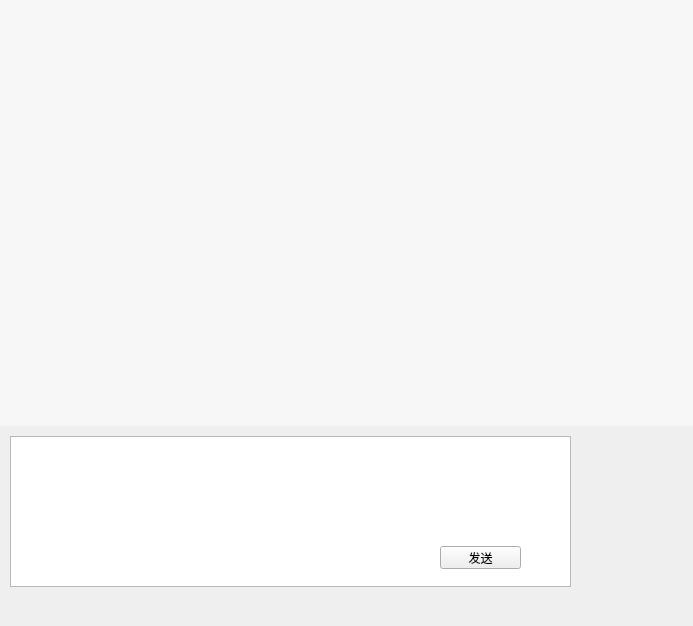
<?xml version="1.0" encoding="UTF-8"?>
<ui version="4.0">
 <class>MainWindow</class>
 <widget class="QMainWindow" name="MainWindow">
  <property name="geometry">
   <rect>
    <x>0</x>
    <y>0</y>
    <width>693</width>
    <height>626</height>
   </rect>
  </property>
  <property name="maximumSize">
   <size>
    <width>10000000</width>
    <height>10000000</height>
   </size>
  </property>
  <property name="windowTitle">
   <string>MainWindow</string>
  </property>
  <widget class="QWidget" name="centralWidget">
   <layout class="QGridLayout" name="gridLayout">
    <property name="leftMargin">
     <number>0</number>
    </property>
    <property name="topMargin">
     <number>0</number>
    </property>
    <property name="rightMargin">
     <number>0</number>
    </property>
    <property name="bottomMargin">
     <number>0</number>
    </property>
    <property name="spacing">
     <number>0</number>
    </property>
    <item row="1" column="0" colspan="2">
     <widget class="QWidget" name="widget" native="true">
      <property name="minimumSize">
       <size>
        <width>0</width>
        <height>200</height>
       </size>
      </property>
      <property name="maximumSize">
       <size>
        <width>16777215</width>
        <height>200</height>
       </size>
      </property>
      <widget class="QTextEdit" name="textEdit">
       <property name="geometry">
        <rect>
         <x>10</x>
         <y>10</y>
         <width>561</width>
         <height>151</height>
        </rect>
       </property>
       <property name="sizePolicy">
        <sizepolicy hsizetype="Expanding" vsizetype="Preferred">
         <horstretch>0</horstretch>
         <verstretch>0</verstretch>
        </sizepolicy>
       </property>
      </widget>
      <widget class="QPushButton" name="pushButton">
       <property name="geometry">
        <rect>
         <x>440</x>
         <y>120</y>
         <width>81</width>
         <height>23</height>
        </rect>
       </property>
       <property name="text">
        <string>发送</string>
       </property>
      </widget>
     </widget>
    </item>
    <item row="0" column="0" colspan="2">
     <widget class="QListWidget" name="listWidget">
      <property name="sizePolicy">
       <sizepolicy hsizetype="Expanding" vsizetype="Preferred">
        <horstretch>0</horstretch>
        <verstretch>0</verstretch>
       </sizepolicy>
      </property>
      <property name="styleSheet">
       <string notr="true">QListWidget{background-color: rgb(247, 247, 247); color:rgb(51,51,51); border: 1px solid  rgb(247, 247, 247);outline:0px;}
QListWidget::Item{background-color: rgb(247, 247, 247);}
QListWidget::Item:hover{background-color: rgb(247, 247, 247); }
QListWidget::item:selected{
	background-color: rgb(247, 247, 247);
	color:black; 
    border: 1px solid  rgb(247, 247, 247);
}
QListWidget::item:selected:!active{border: 1px solid  rgb(247, 247, 247); background-color: rgb(247, 247, 247); color:rgb(51,51,51); } </string>
      </property>
      <property name="verticalScrollBarPolicy">
       <enum>Qt::ScrollBarAsNeeded</enum>
      </property>
      <property name="horizontalScrollBarPolicy">
       <enum>Qt::ScrollBarAlwaysOff</enum>
      </property>
     </widget>
    </item>
   </layout>
  </widget>
 </widget>
 <layoutdefault spacing="6" margin="11"/>
 <resources/>
 <connections/>
</ui>
